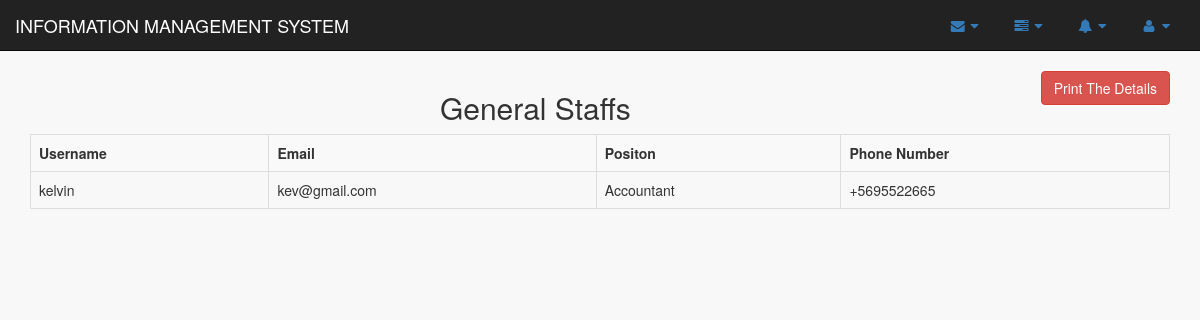
/general.php, run on the app's committed database.
### tables this page shows
CREATE TABLE `users` (
  `User_ID` int(20) NOT NULL,
  `username` varchar(25) NOT NULL,
  `password` varchar(1000) NOT NULL,
  `title` varchar(30) NOT NULL,
  `email` varchar(35) NOT NULL,
  `phone` varchar(50) NOT NULL
);

### general.php (the view, shortened to what this page needs)
<?php
include('connect.php');
$result = mysqli_query($conn, 'SELECT * FROM users WHERE title != "Chief Executive Officer" AND title != "General Manager"');
?>
<!DOCTYPE html>
<html>
<head>
    <link href="vendor/bootstrap/css/bootstrap.min.css" rel="stylesheet">
    <link href="vendor/metisMenu/metisMenu.min.css" rel="stylesheet">
    <link href="dist/css/sb-admin-2.css" rel="stylesheet">
    <link href="vendor/morrisjs/morris.css" rel="stylesheet">
    <link href="vendor/font-awesome/css/font-awesome.min.css" rel="stylesheet" type="text/css">
</head>
<body>
<div id="wrapper">
        <nav class="navbar navbar-inverse navbar-static-top" role="navigation" style="margin-bottom: 0">
            <div class="navbar-header">
                <a class="navbar-brand" href="index.php">INFORMATION MANAGEMENT SYSTEM</a>
            </div>
            <ul class="nav navbar-top-links navbar-right">
                <li class="dropdown">
                    <a class="dropdown-toggle" data-toggle="dropdown" href="#">
                        <i class="fa fa-envelope fa-fw"></i> <i class="fa fa-caret-down"></i>
                    </a>
                </li>
                <li class="dropdown">
                    <a class="dropdown-toggle" data-toggle="dropdown" href="#">
                        <i class="fa fa-tasks fa-fw"></i> <i class="fa fa-caret-down"></i>
                    </a>
                </li>
                <li class="dropdown">
                    <a class="dropdown-toggle" data-toggle="dropdown" href="#">
                        <i class="fa fa-bell fa-fw"></i> <i class="fa fa-caret-down"></i>
                    </a>
                </li>
                <li class="dropdown">
                    <a class="dropdown-toggle" data-toggle="dropdown" href="#">
                        <i class="fa fa-user fa-fw"></i> <i class="fa fa-caret-down"></i>
                    </a>
                </li>
            </ul>
</nav>
</div>
<br>
<div class = "container">
    <button class="btn  pull-right btn-danger hidden-print" onclick="myFunction()">Print The Details</button>
    <table class = "table table-striped table-hover table-bordered " data-toggle="table">
      <h2 class="text text-center">General Staffs</h2>
      <tr>
        <th>Username</th>
        <th>Email</th>
        <th>Positon</th>
        <th>Phone Number</th>
      </tr>
      <?php
      while($res = mysqli_fetch_array($result)) {
        echo "<tr>";
        echo "<td>".$res['username']."</td>";
        echo "<td>".$res['email']."</td>";
        echo "<td>".$res['title']."</td>";
        echo "<td>".$res['phone']."</td>";
      }
      ?>
    </table>
  </div>
  <br>
</body>
</html>

### data on the page
users: username "kelvin", email "kev@gmail.com", title "Accountant", phone "+5695522665"
